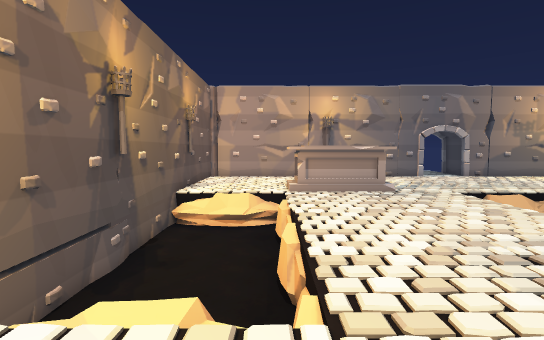
[1] (above)

16 first-person views from a walk through a scene from a Unity 3-D project. The camera is 1.5 m above the floor, tilts 4° down and sees 85° across. The floor is counted in squares, 1 m on a side. Each view is taken from the middle of a square. On the plan, view 1 faces up. The plan holds only what a view shows up to about 15 squares ahead; the rest is blank. The place goes on beyond the plan. The player character is not drawn. Some animated figures are left out.

[2]
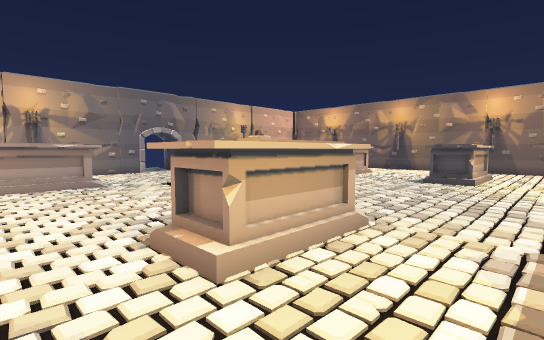

[3]
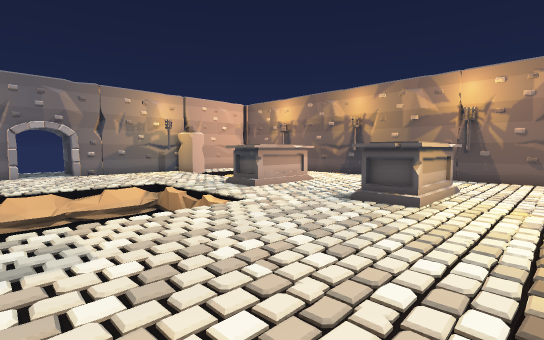

[4]
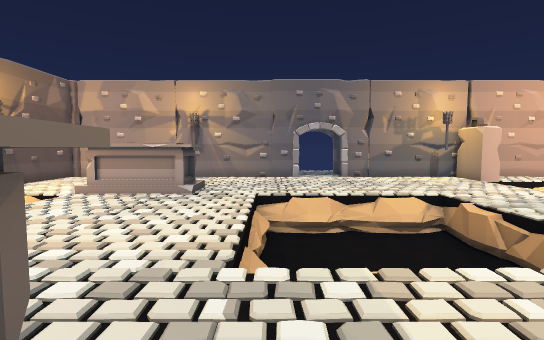

[5]
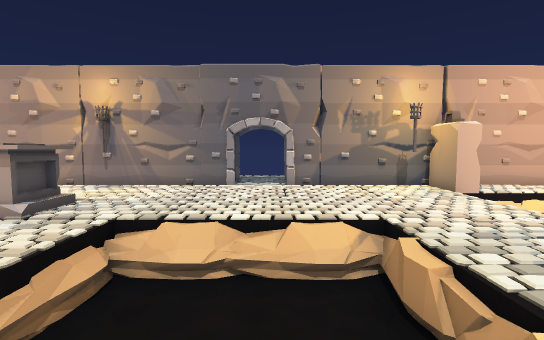

[6]
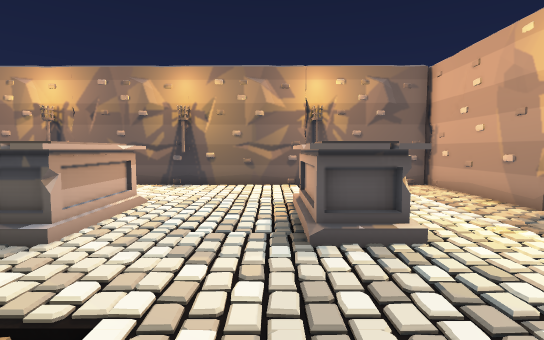

[7]
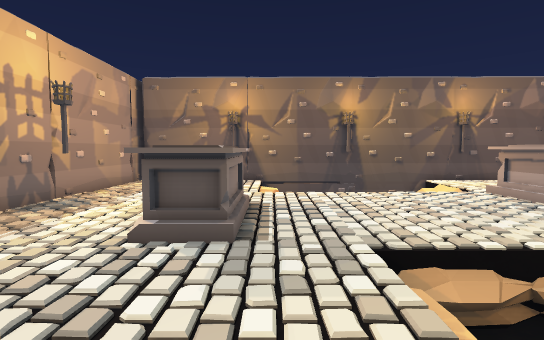

[8]
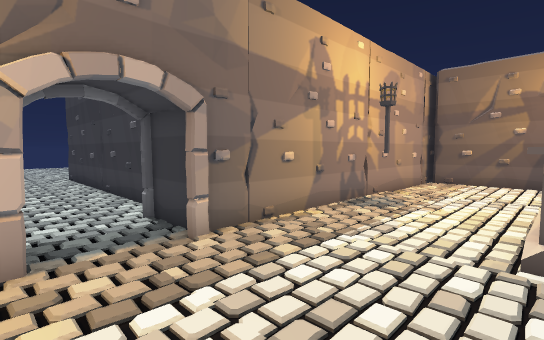

[9]
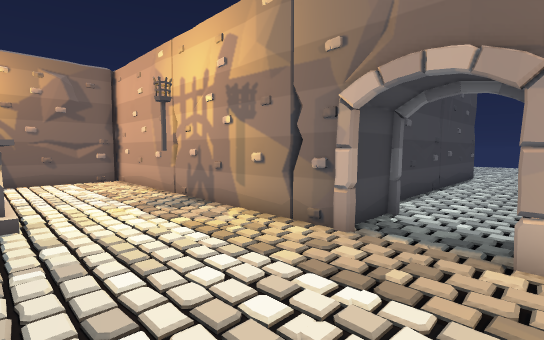

[10]
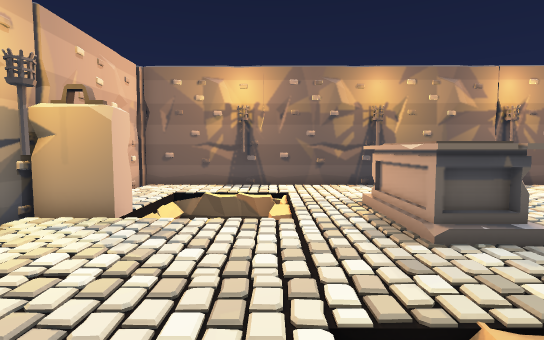

[11]
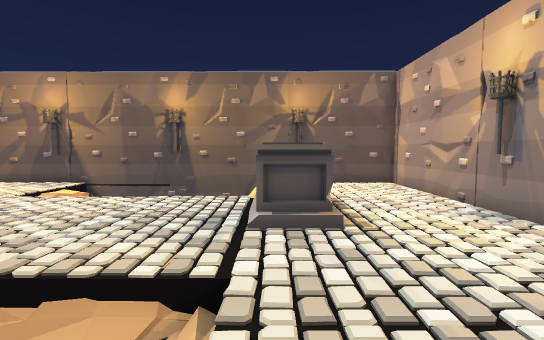

[12]
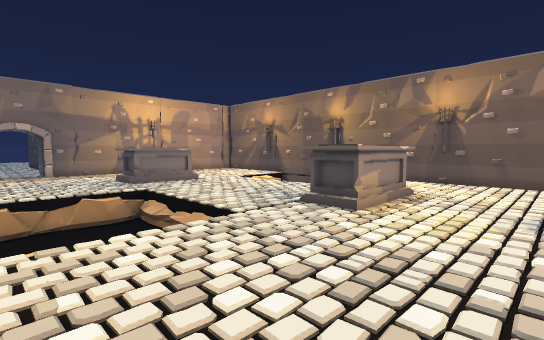

[13]
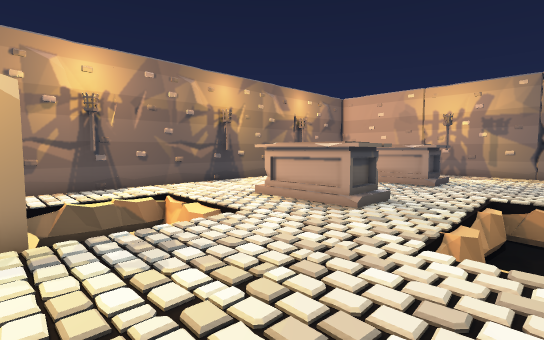

[14]
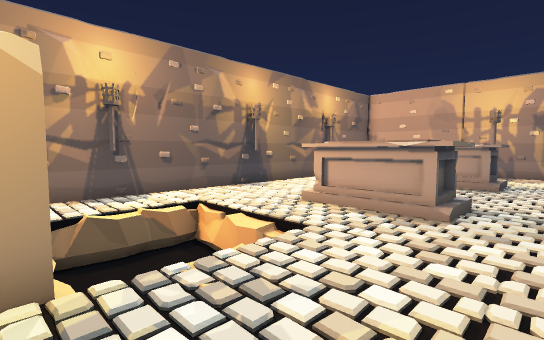

[15]
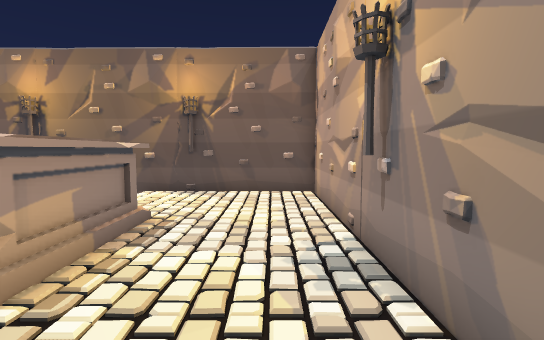

[16]
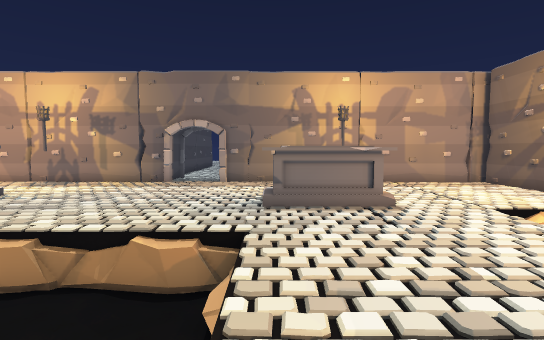

### Floor plan
Key: @ floor where view 1 was taken; # wall or solid block; . main floor; - floor 0.5 m lower than the main floor; _ floor 1 m lower than the main floor; / step, stairs or slope; R rock; W wheel; O other object.
Columns run from 4 left of view 1 to 23 right of it. Each row starts with its distance up from view 1.
 17 #############  #############
 16 #...................#W ....#
 15 #....................W.....#
 14 #....................R/RR..#
 13 #....................  __..#
 12 #....OOOO............O __..#
 11 #....OOOO............-RRR..#
 10 ##///......RR-R//..........#
  9 ##_/_....../____R..........#
  8  #__R......R_____..OOOO....#
  7  #__R....../____R..OOOO....#
  6  #___....../_____..........#
  5 ##___......RRRRR_..........#
  4 ##_/_......................#
  3 #RR/R......................#
  2 #......OOOO........OOOO....#
  1 #......OOOO........OOOO...##
  0 #...@..................... #
 -1 #..........................#
 -2 #..........................#
 -3 #............ .............#
 -4 #############..#############
 -5             #..#
 -6             #...
 -7             #..
 -8             #..##
 -9             #...#
-10             #...#
-11             #..##

Positions as (right, up) in squares from view 1, and headings:
1: (0, 0), facing up
2: (1, -2), facing up-right
3: (7, -2), facing up-right
4: (7, 1), facing up
5: (10, 4), facing up
6: (10, 3), facing right
7: (11, 3), facing left
8: (11, 1), facing down-left
9: (8, 1), facing down-right
10: (10, 11), facing right
11: (10, 11), facing left
12: (11, 16), facing down-left
13: (11, 15), facing down-right
14: (13, 15), facing down-right
15: (7, 15), facing left
16: (6, 10), facing down
